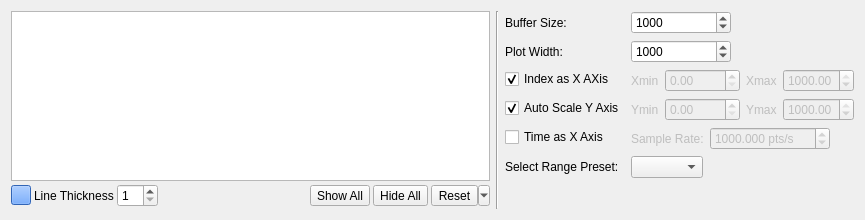
<?xml version="1.0" encoding="UTF-8"?>
<ui version="4.0">
 <class>PlotControlPanel</class>
 <widget class="QWidget" name="PlotControlPanel">
  <property name="geometry">
   <rect>
    <x>0</x>
    <y>0</y>
    <width>865</width>
    <height>220</height>
   </rect>
  </property>
  <property name="windowTitle">
   <string>Form</string>
  </property>
  <layout class="QHBoxLayout" name="horizontalLayout">
   <item>
    <widget class="QWidget" name="widget" native="true">
     <property name="sizePolicy">
      <sizepolicy hsizetype="MinimumExpanding" vsizetype="Preferred">
       <horstretch>0</horstretch>
       <verstretch>0</verstretch>
      </sizepolicy>
     </property>
     <layout class="QVBoxLayout" name="verticalLayout_2">
      <property name="spacing">
       <number>3</number>
      </property>
      <property name="leftMargin">
       <number>0</number>
      </property>
      <property name="topMargin">
       <number>0</number>
      </property>
      <property name="rightMargin">
       <number>0</number>
      </property>
      <property name="bottomMargin">
       <number>0</number>
      </property>
      <item>
       <widget class="QTableView" name="tvChannelInfo">
        <property name="sizePolicy">
         <sizepolicy hsizetype="MinimumExpanding" vsizetype="Fixed">
          <horstretch>0</horstretch>
          <verstretch>0</verstretch>
         </sizepolicy>
        </property>
        <property name="maximumSize">
         <size>
          <width>30000</width>
          <height>170</height>
         </size>
        </property>
        <property name="selectionMode">
         <enum>QAbstractItemView::SingleSelection</enum>
        </property>
        <property name="selectionBehavior">
         <enum>QAbstractItemView::SelectRows</enum>
        </property>
       </widget>
      </item>
      <item>
       <layout class="QHBoxLayout" name="horizontalLayout_2">
        <property name="spacing">
         <number>3</number>
        </property>
        <property name="sizeConstraint">
         <enum>QLayout::SetMaximumSize</enum>
        </property>
        <item>
         <widget class="QPushButton" name="pbColorSel">
          <property name="sizePolicy">
           <sizepolicy hsizetype="Fixed" vsizetype="Fixed">
            <horstretch>0</horstretch>
            <verstretch>0</verstretch>
           </sizepolicy>
          </property>
          <property name="minimumSize">
           <size>
            <width>20</width>
            <height>20</height>
           </size>
          </property>
          <property name="maximumSize">
           <size>
            <width>20</width>
            <height>20</height>
           </size>
          </property>
          <property name="styleSheet">
           <string notr="true">background-color: rgb(70, 141, 255);</string>
          </property>
          <property name="text">
           <string/>
          </property>
          <property name="flat">
           <bool>false</bool>
          </property>
         </widget>
        </item>
        <item>
         <widget class="QLabel" name="label_2">
          <property name="text">
           <string>Line Thickness</string>
          </property>
         </widget>
        </item>
        <item>
         <widget class="QSpinBox" name="spLineThickness">
          <property name="minimum">
           <number>1</number>
          </property>
         </widget>
        </item>
        <item>
         <spacer name="horizontalSpacer">
          <property name="orientation">
           <enum>Qt::Horizontal</enum>
          </property>
          <property name="sizeHint" stdset="0">
           <size>
            <width>1</width>
            <height>1</height>
           </size>
          </property>
         </spacer>
        </item>
        <item>
         <widget class="QToolButton" name="tbShowAll">
          <property name="toolTip">
           <string>Show all channels</string>
          </property>
          <property name="text">
           <string>Show All</string>
          </property>
         </widget>
        </item>
        <item>
         <widget class="QToolButton" name="tbHideAll">
          <property name="toolTip">
           <string>Hide all channels</string>
          </property>
          <property name="text">
           <string>Hide All</string>
          </property>
         </widget>
        </item>
        <item>
         <widget class="QToolButton" name="tbReset">
          <property name="text">
           <string>Reset</string>
          </property>
          <property name="popupMode">
           <enum>QToolButton::MenuButtonPopup</enum>
          </property>
          <property name="arrowType">
           <enum>Qt::NoArrow</enum>
          </property>
         </widget>
        </item>
       </layout>
      </item>
     </layout>
    </widget>
   </item>
   <item>
    <widget class="Line" name="line">
     <property name="orientation">
      <enum>Qt::Vertical</enum>
     </property>
    </widget>
   </item>
   <item>
    <layout class="QFormLayout" name="formLayout_2">
     <property name="fieldGrowthPolicy">
      <enum>QFormLayout::FieldsStayAtSizeHint</enum>
     </property>
     <item row="0" column="0">
      <widget class="QLabel" name="label_3">
       <property name="toolTip">
        <string/>
       </property>
       <property name="text">
        <string>Buffer Size:</string>
       </property>
      </widget>
     </item>
     <item row="0" column="1">
      <widget class="QSpinBox" name="spNumOfSamples">
       <property name="minimumSize">
        <size>
         <width>100</width>
         <height>0</height>
        </size>
       </property>
       <property name="maximumSize">
        <size>
         <width>100</width>
         <height>16777215</height>
        </size>
       </property>
       <property name="toolTip">
        <string>Length of acquisition as number of samples</string>
       </property>
       <property name="keyboardTracking">
        <bool>false</bool>
       </property>
       <property name="minimum">
        <number>2</number>
       </property>
       <property name="maximum">
        <number>10000000</number>
       </property>
       <property name="value">
        <number>1000</number>
       </property>
      </widget>
     </item>
     <item row="2" column="0">
      <widget class="QCheckBox" name="cbIndex">
       <property name="text">
        <string>Index as X AXis</string>
       </property>
       <property name="checked">
        <bool>true</bool>
       </property>
      </widget>
     </item>
     <item row="2" column="1">
      <layout class="QHBoxLayout" name="horizontalLayout_4">
       <item>
        <widget class="QLabel" name="lXmin">
         <property name="enabled">
          <bool>false</bool>
         </property>
         <property name="text">
          <string>Xmin</string>
         </property>
        </widget>
       </item>
       <item>
        <widget class="QDoubleSpinBox" name="spXmin">
         <property name="enabled">
          <bool>false</bool>
         </property>
         <property name="minimumSize">
          <size>
           <width>75</width>
           <height>0</height>
          </size>
         </property>
         <property name="maximumSize">
          <size>
           <width>75</width>
           <height>16777215</height>
          </size>
         </property>
         <property name="toolTip">
          <string>lower limit of Y axis</string>
         </property>
         <property name="value">
          <double>0.000000000000000</double>
         </property>
        </widget>
       </item>
       <item>
        <widget class="QLabel" name="lXmax">
         <property name="enabled">
          <bool>false</bool>
         </property>
         <property name="text">
          <string>Xmax</string>
         </property>
        </widget>
       </item>
       <item>
        <widget class="QDoubleSpinBox" name="spXmax">
         <property name="enabled">
          <bool>false</bool>
         </property>
         <property name="maximumSize">
          <size>
           <width>75</width>
           <height>16777215</height>
          </size>
         </property>
         <property name="toolTip">
          <string>upper limit of Y axis</string>
         </property>
         <property name="maximum">
          <double>1000.000000000000000</double>
         </property>
         <property name="value">
          <double>1000.000000000000000</double>
         </property>
        </widget>
       </item>
      </layout>
     </item>
     <item row="3" column="0">
      <widget class="QCheckBox" name="cbAutoScale">
       <property name="text">
        <string>Auto Scale Y Axis</string>
       </property>
       <property name="checked">
        <bool>true</bool>
       </property>
      </widget>
     </item>
     <item row="3" column="1">
      <layout class="QHBoxLayout" name="horizontalLayout_3">
       <item>
        <widget class="QLabel" name="lYmin">
         <property name="enabled">
          <bool>false</bool>
         </property>
         <property name="text">
          <string>Ymin</string>
         </property>
        </widget>
       </item>
       <item>
        <widget class="QDoubleSpinBox" name="spYmin">
         <property name="enabled">
          <bool>false</bool>
         </property>
         <property name="minimumSize">
          <size>
           <width>75</width>
           <height>0</height>
          </size>
         </property>
         <property name="maximumSize">
          <size>
           <width>75</width>
           <height>16777215</height>
          </size>
         </property>
         <property name="toolTip">
          <string>lower limit of Y axis</string>
         </property>
         <property name="value">
          <double>0.000000000000000</double>
         </property>
        </widget>
       </item>
       <item>
        <widget class="QLabel" name="lYmax">
         <property name="enabled">
          <bool>false</bool>
         </property>
         <property name="text">
          <string>Ymax</string>
         </property>
        </widget>
       </item>
       <item>
        <widget class="QDoubleSpinBox" name="spYmax">
         <property name="enabled">
          <bool>false</bool>
         </property>
         <property name="maximumSize">
          <size>
           <width>75</width>
           <height>16777215</height>
          </size>
         </property>
         <property name="toolTip">
          <string>upper limit of Y axis</string>
         </property>
         <property name="maximum">
          <double>1000.000000000000000</double>
         </property>
         <property name="value">
          <double>1000.000000000000000</double>
         </property>
        </widget>
       </item>
      </layout>
     </item>
     <item row="4" column="0">
      <widget class="QCheckBox" name="cbTime">
       <property name="toolTip">
        <string>Show time on the X axis instead of the sample index</string>
       </property>
       <property name="text">
        <string>Time as X Axis</string>
       </property>
      </widget>
     </item>
     <item row="4" column="1">
      <layout class="QHBoxLayout" name="horizontalLayout_5">
       <item>
        <widget class="QLabel" name="lSampleRate">
         <property name="enabled">
          <bool>false</bool>
         </property>
         <property name="text">
          <string>Sample Rate:</string>
         </property>
        </widget>
       </item>
       <item>
        <widget class="QDoubleSpinBox" name="spSampleRate">
         <property name="enabled">
          <bool>false</bool>
         </property>
         <property name="minimumSize">
          <size>
           <width>120</width>
           <height>0</height>
          </size>
         </property>
         <property name="maximumSize">
          <size>
           <width>120</width>
           <height>16777215</height>
          </size>
         </property>
         <property name="toolTip">
          <string>Sample rate of the incoming data in points per second. Used to convert the sample index to time.</string>
         </property>
         <property name="keyboardTracking">
          <bool>false</bool>
         </property>
         <property name="suffix">
          <string> pts/s</string>
         </property>
         <property name="decimals">
          <number>3</number>
         </property>
         <property name="minimum">
          <double>0.001000000000000</double>
         </property>
         <property name="maximum">
          <double>1000000.000000000000000</double>
         </property>
         <property name="value">
          <double>1000.000000000000000</double>
         </property>
        </widget>
       </item>
      </layout>
     </item>
     <item row="6" column="0">
      <widget class="QLabel" name="label">
       <property name="text">
        <string>Select Range Preset:</string>
       </property>
      </widget>
     </item>
     <item row="6" column="1">
      <widget class="QComboBox" name="cbRangePresets"/>
     </item>
     <item row="1" column="0">
      <widget class="QLabel" name="label_4">
       <property name="toolTip">
        <string/>
       </property>
       <property name="text">
        <string>Plot Width:</string>
       </property>
      </widget>
     </item>
     <item row="1" column="1">
      <widget class="QSpinBox" name="spPlotWidth">
       <property name="minimumSize">
        <size>
         <width>100</width>
         <height>0</height>
        </size>
       </property>
       <property name="maximumSize">
        <size>
         <width>100</width>
         <height>16777215</height>
        </size>
       </property>
       <property name="toolTip">
        <string>Width of X axis as maximum number of samples that are shown in plot</string>
       </property>
       <property name="keyboardTracking">
        <bool>false</bool>
       </property>
       <property name="minimum">
        <number>2</number>
       </property>
       <property name="maximum">
        <number>100000</number>
       </property>
       <property name="value">
        <number>1000</number>
       </property>
      </widget>
     </item>
    </layout>
   </item>
  </layout>
 </widget>
 <resources/>
 <connections/>
</ui>
